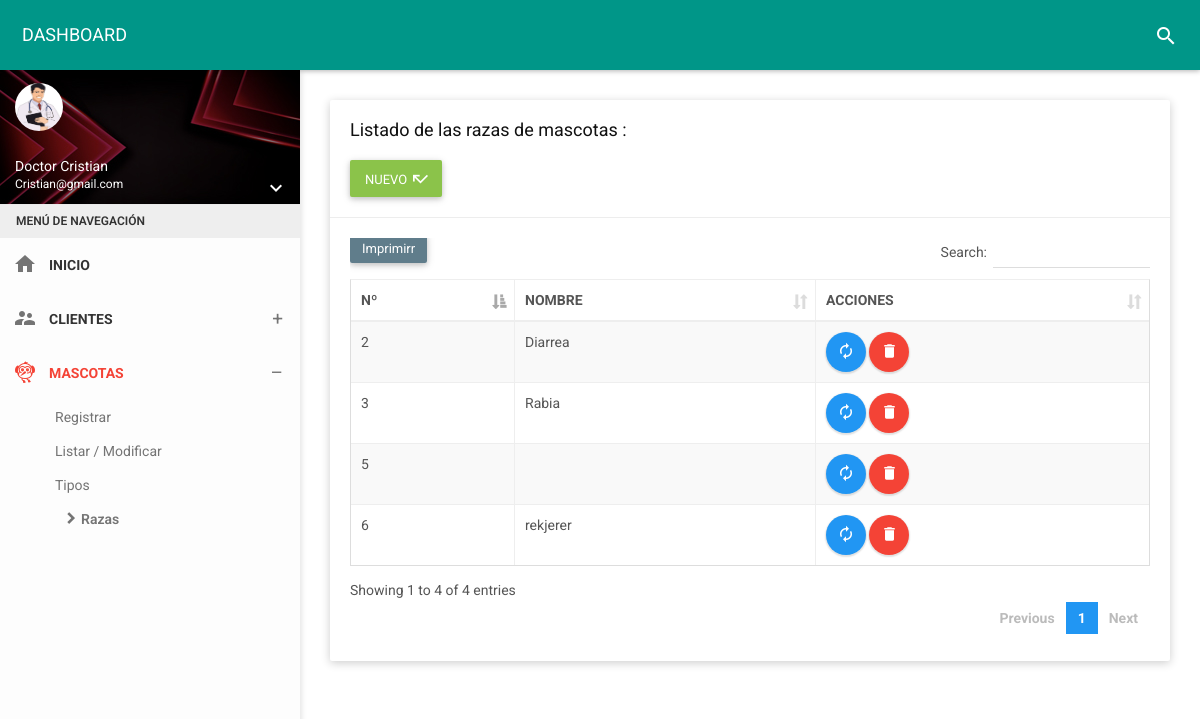
/folder/enfermedad.php (signed in), run on the app's committed database.
### tables this page shows
CREATE TABLE `enfermedad` (
  `idenfermedad` int(11) NOT NULL,
  `nombreenfermedad` varchar(25) NOT NULL
);

### controlador/enfermedadcontrolador.php (called while the page is built, shortened)
<?php
require_once '../modelo/modeloenfermedad.php';
class enfermedadcontrolador{
    function mostrar(){
        $raza=new Modelo();
        $dato=$raza->mostrar("raza", "1");
        require_once '../vista/enfermedad/mostrar.php';
    }
    }

### modelo/modeloenfermedad.php (called while the page is built, shortened)
<?php
class Modelo{
  private $db;
  public function __construct(){
      $this->raza=array();
      $this->db=new PDO('mysql:host=localhost;dbname=vetdog',"root","");
  }
  public function mostrar($tabla,$condicion){
      $consulta="SELECT enfermedad.idenfermedad,enfermedad.nombreenfermedad FROM enfermedad";
      $resultado=$this->db->query($consulta);
      while ($tabla=$resultado->fetchAll(PDO::FETCH_ASSOC)) {
          $this->raza[]=$tabla;
      }
      return $this->raza;
    }
}
 ?>

### vista/enfermedad/mostrar.php (the view, shortened to what this page needs)
<!DOCTYPE html>
<html>
<head>
    <link href="../assets/plugins/bootstrap/css/bootstrap.css" rel="stylesheet">
    <link href="../assets/plugins/node-waves/waves.css" rel="stylesheet" />
    <link href="../assets/plugins/animate-css/animate.css" rel="stylesheet" />
    <link href="../assets/plugins/jquery-datatable/skin/bootstrap/css/dataTables.bootstrap.css" rel="stylesheet">
    <link href="../css/style.css" rel="stylesheet">
    <link href="../assets/css/themes/all-themes.css" rel="stylesheet" />
</head>
<body class="theme-red">
    <nav class="navbar">
        <div class="container-fluid">
            <div class="navbar-header">
                <a class="navbar-brand" href="../vista/panel-admin/administrador"> DASHBOARD </a>
            </div>
            <div class="collapse navbar-collapse" id="navbar-collapse">
                <ul class="nav navbar-nav navbar-right">
                    <li><a href="javascript:void(0);" class="js-search" data-close="true"><i class="material-icons">search</i></a></li>
                </ul>
            </div>
        </div>
    </nav>
    <section>
        <aside id="leftsidebar" class="sidebar">
            <div class="user-info">
                <div class="image">
                    <img src="../assets/img/mujerico.png" width="48" height="48" alt="User" />
                </div>
                <div class="info-container">
                    <div class="name" data-toggle="dropdown" aria-haspopup="true" aria-expanded="false"><?php echo ucfirst($_SESSION['nombre']); ?></div>
                    <div class="email"><?php echo ucfirst($_SESSION['correo']); ?></div>
                    <div class="btn-group user-helper-dropdown">
                        <i class="material-icons" data-toggle="dropdown" aria-haspopup="true" aria-expanded="true">keyboard_arrow_down</i>
                    </div>
                </div>
            </div>
            <div class="menu">
                <ul class="list">
                    <li class="header">MENÚ DE NAVEGACIÓN</li>
                    <li>
                        <a href="../vista/panel-admin/administrador">
                            <i class="material-icons">home</i>
                            <span>INICIO</span>
                        </a>
                    </li>
                    <li>
                        <a href="javascript:void(0);" class="menu-toggle">
                            <i class="material-icons">supervisor_account</i>
                            <span>CLIENTES</span>
                        </a>
                    </li>
                    <li class="active">
                        <a href="javascript:void(0);" class="menu-toggle">
                            <i class="material-icons">flutter_dash</i>
                            <span>MASCOTAS</span>
                        </a>
                        <ul class="ml-menu">
                            <li>
                                <a href="../vista/mascotas/nuevo">Registrar</a>
                            </li>
                            <li>
                                <a href="mascotas">Listar / Modificar</a>
                            </li>
                            <li>
                                <a href="tipo">Tipos</a>
                            </li>
                            <li class="active">
                                <a href="raza">Razas</a>
                            </li>
                        </ul>
</li>
    </section>
    <section class="content">
        <div class="container-fluid">
            <div class="row clearfix">
                <div class="col-lg-12 col-md-12 col-sm-12 col-xs-12">
                    <div class="card">
                        <div class="header">
                            <h2>
                                Listado de las razas de mascotas :
                            </h2><br>
                            <a type="button" href="../vista/enfermedad/nuevo" class="btn bg-light-green waves-effect">
                                <span>NUEVO</span>
                                <i class="material-icons">call_missed</i>
                            </a>
                        </div>
                        <div class="body">
                            <div class="table-responsive">
                                <table class="table table-bordered table-striped table-hover dataTable js-exportable">
                                    <thead>
                                        <tr>
                                        <th>Nº</th>
                                        <th>NOMBRE</th>
                                        <th>ACCIONES</th>
                                    </tr>
                                    </thead>
                                    <tbody>
                                       <?php
                          foreach ($dato as $key => $value){
                              foreach ($value as $va) { ?>
                                        <tr>
            <td><?php echo $va['idenfermedad'];?></td>
            <td><?php echo $va['nombreenfermedad'];?></td>
<td><a type="button" href="../vista/enfermedad/edit?id=<?php echo $va["idenfermedad"]; ?>"  class="btn bg-blue btn-circle waves-effect waves-circle waves-float">
                    <i class="material-icons">autorenew</i>
                </a>
                <a type="button" onclick="return confirm('Estás seguro que deseas eliminar el registro?');" href="../vista/enfermedad/borrar?id=<?php echo $va["idenfermedad"]; ?>"  class="btn bg-red btn-circle waves-effect waves-circle waves-float">
                    <i class="material-icons">delete</i>
                </a>
                                        </tr>
                            <?php
                              }
                              }
                              ?>
                                    </tbody>
                                </table>
                            </div>
                        </div>
                    </div>
                </div>
            </div>
        </div>
    </section>
</body>
</html>

### assets/css/themes/all-themes.css (style rules this page uses)
.theme-red .navbar-brand { color: #fff; }
.theme-red .nav > li > a { color: #fff; }
.theme-red .sidebar .menu .list li.active { background-color: transparent; }
.theme-red .sidebar .menu .list li.active > :first-child i, .theme-red .sidebar .menu .list li.active > :first-child span { color: #F44336; }
.theme-red .sidebar .menu .list .toggled { background-color: transparent; }
.theme-red .sidebar .menu .list .ml-menu { background-color: transparent; }

### data on the page
enfermedad: idenfermedad "2", nombreenfermedad "Diarrea"
enfermedad: idenfermedad "3", nombreenfermedad "Rabia"
enfermedad: idenfermedad "5"
enfermedad: idenfermedad "6", nombreenfermedad "rekjerer"

### other printed values
$_SESSION['nombre'] "Doctor Cristian"
$_SESSION['correo'] "Cristian@gmail.com"
